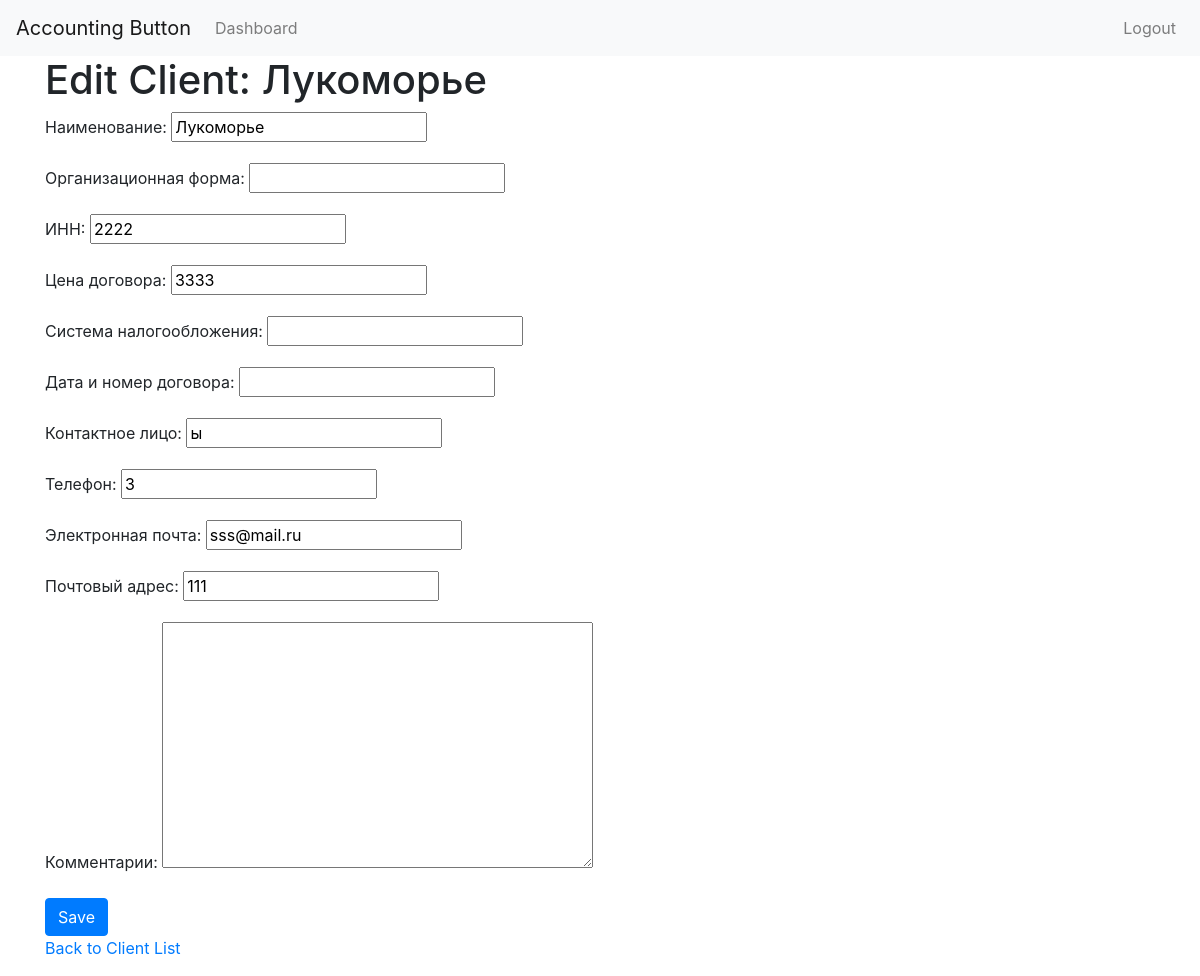
Before: /clients/edit/2/ (signed in) with the older database file.
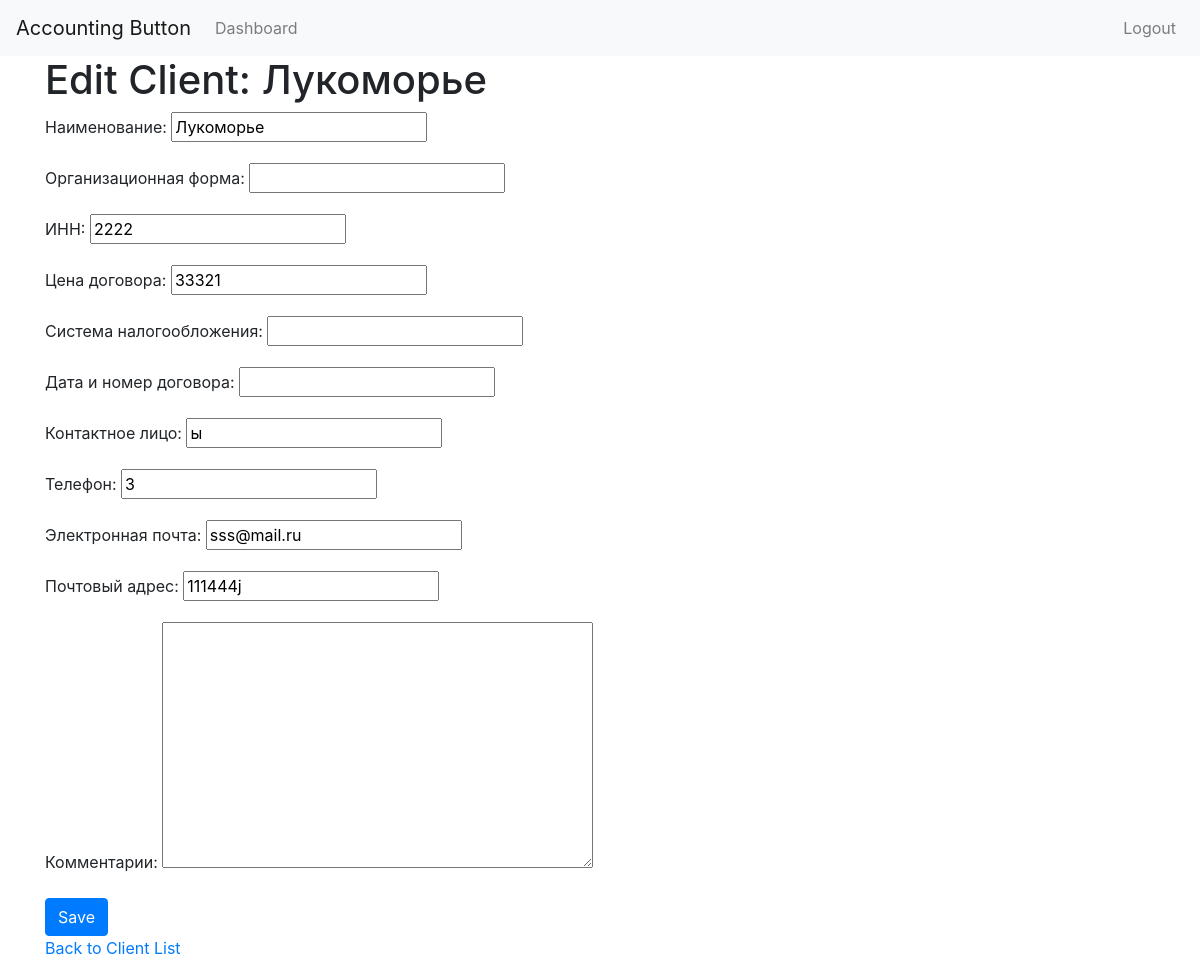
After: the same page with the newer database file.
### Accounting_button/models.py (models this page shows, shortened)
class Client(models.Model):
    name = models.CharField(max_length=255, verbose_name="Наименование", blank=False, null=False)
    org_form = models.CharField(max_length=255, verbose_name="Организационная форма", blank=True, null=True)
    inn = models.CharField(max_length=12, verbose_name="ИНН", blank=False, null=False)
    contract_price = models.IntegerField(verbose_name="Цена договора", blank=False, null=False)
    tax_system = models.CharField(max_length=255, verbose_name="Система налогообложения", blank=True, null=True)
    contract_details = models.CharField(max_length=255, verbose_name="Дата и номер договора", blank=True, null=True)
    contact_person = models.CharField(max_length=255, verbose_name="Контактное лицо", blank=False, null=False)
    phone = models.CharField(max_length=20, verbose_name="Телефон", blank=False, null=False)
    email = models.EmailField(verbose_name="Электронная почта", blank=False, null=False)
    postal_address = models.CharField(max_length=255, verbose_name="Почтовый адрес", blank=False, null=False)
    comments = models.TextField(verbose_name="Комментарии", blank=True, null=True)

### Accounting_button/views.py (the view)
# urls.py: path('clients/edit/<int:client_id>/', views.client_edit, name='client_edit'),
@login_required
def client_edit(request, client_id):
    client = get_object_or_404(Client, id=client_id)
    if request.method == 'POST':
        form = ClientForm(request.POST, instance=client)
        if form.is_valid():
            form.save()
            return redirect('client_list')
    else:
        form = ClientForm(instance=client)
    return render(request, 'Accounting_button/client_edit.html', {'form': form, 'client': client})

### Accounting_button/forms.py
class ClientForm(forms.ModelForm):
    class Meta:
        model = Client
        fields = ['name', 'org_form', 'inn', 'contract_price', 'tax_system', 'contract_details', 'contact_person', 'phone', 'email', 'postal_address', 'comments']

### Accounting_button/templates/Accounting_button/client_edit.html (shortened to what this page needs)
{% extends "Accounting_button/base.html" %}
{% block content %}
<h1>Edit Client: {{ client.name }}</h1>
<form method="post">
    {{ form.as_p }}
    <button type="submit" class="btn btn-primary">Save</button>
</form>
<p><a href="{% url 'client_list' %}">Back to Client List</a></p>
{% endblock %}

Changed rows visible on the page:
changed Client "Лукоморье": contract_price "3333" → "33321"; postal_address "111" → "111444j"
